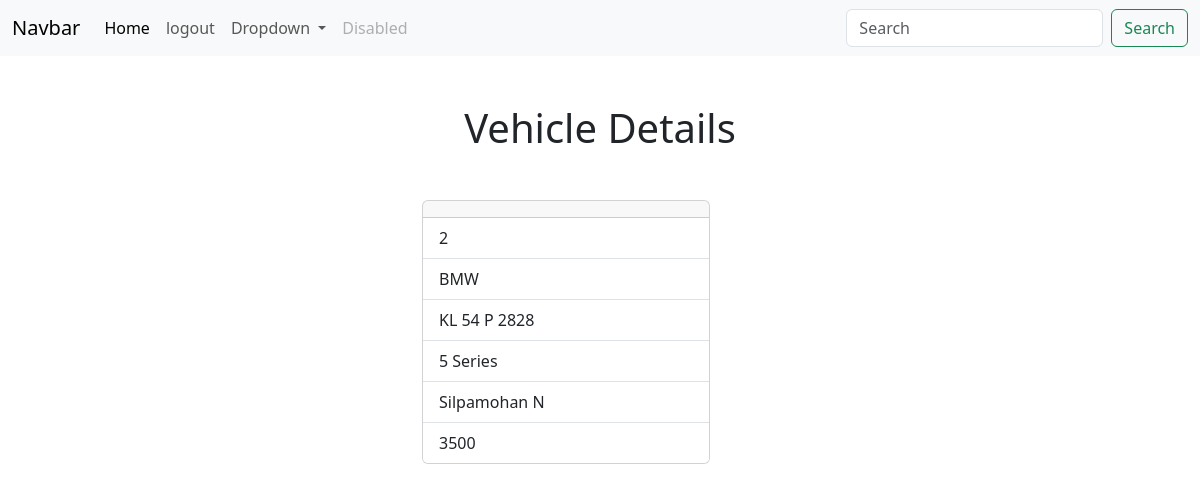
Screenshot of /vehicle/2 with the database file from the repository.
### sale/models.py (models this page shows, shortened)
class Vehicles(models.Model):
    vehicle_name=models.CharField(max_length=200)
    vehicle_number=models.CharField(max_length=200)
    vehicle_model=models.CharField(max_length=200,null=True)
    owner_name=models.CharField(max_length=200)
    km_runs=models.PositiveIntegerField()
    image=models.ImageField(upload_to="images",null=True)

### sale/views.py (the view)
# urls.py: path('vehicle/<int:pk>',VehicleDetailView.as_view(),name="vehicle-detail"),
class VehicleDetailView(View):
    def get(self,request,*args,**kwargs):
        id=kwargs.get("pk")
        qs=Vehicles.objects.get(id=id)
        return render(request,'vehicle_detail.html',{'vehicle':qs})

### sale/templates/vehicle_detail.html (shortened to what this page needs)
{%extends 'base.html'%}
{%block body_block%}
<h1 class="text text-center mt-5">Vehicle Details</h1>
<div class="container">
  <div class="row mt-5">
      <div class="col-4"></div>
      <div class="col-4">
          <div class="card" style="width: 18rem;">
              <div class="card-header">
              </div>
              <ul class="list-group list-group-flush">
                <li class="list-group-item">{{vehicle.id}}</li>
                <li class="list-group-item">{{vehicle.vehicle_name}}</li>
                <li class="list-group-item">{{vehicle.vehicle_number}}</li>
                <li class="list-group-item">{{vehicle.vehicle_model}}</li>
                <li class="list-group-item">{{vehicle.owner_name}}</li>
                <li class="list-group-item">{{vehicle.km_runs}}</li>
              </ul>
            </div>
      </div>
      <div class="col-4"></div>
  </div>
</div>
{%endblock%}

### rows the page displays
Vehicles: id "2", vehicle_name "BMW", vehicle_number "KL 54 P 2828", vehicle_model "5 Series", owner_name "Silpamohan N", km_runs "3500"
